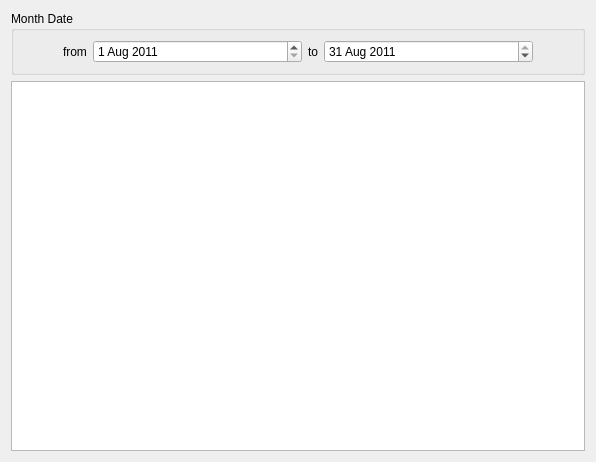
<?xml version="1.0" encoding="UTF-8"?>
<ui version="4.0">
 <class>NewSalary</class>
 <widget class="QDialog" name="NewSalary">
  <property name="geometry">
   <rect>
    <x>0</x>
    <y>0</y>
    <width>596</width>
    <height>462</height>
   </rect>
  </property>
  <property name="windowTitle">
   <string>New Month</string>
  </property>
  <layout class="QVBoxLayout" name="verticalLayout_3">
   <item>
    <layout class="QVBoxLayout" name="verticalLayout_2">
     <item>
      <widget class="QGroupBox" name="sss">
       <property name="title">
        <string>Month Date</string>
       </property>
       <layout class="QVBoxLayout" name="verticalLayout">
        <item>
         <layout class="QHBoxLayout" name="horizontalLayout" stretch="0,0,1,0,1,0">
          <item>
           <spacer name="horizontalSpacer">
            <property name="orientation">
             <enum>Qt::Horizontal</enum>
            </property>
            <property name="sizeHint" stdset="0">
             <size>
              <width>40</width>
              <height>20</height>
             </size>
            </property>
           </spacer>
          </item>
          <item>
           <widget class="QLabel" name="label">
            <property name="text">
             <string>from</string>
            </property>
           </widget>
          </item>
          <item>
           <widget class="QDateEdit" name="dFromDate">
            <property name="date">
             <date>
              <year>2011</year>
              <month>8</month>
              <day>1</day>
             </date>
            </property>
            <property name="calendarPopup">
             <bool>false</bool>
            </property>
           </widget>
          </item>
          <item>
           <widget class="QLabel" name="label_2">
            <property name="text">
             <string>to</string>
            </property>
           </widget>
          </item>
          <item>
           <widget class="QDateEdit" name="dToDate">
            <property name="date">
             <date>
              <year>2011</year>
              <month>8</month>
              <day>31</day>
             </date>
            </property>
            <property name="calendarPopup">
             <bool>false</bool>
            </property>
           </widget>
          </item>
          <item>
           <spacer name="horizontalSpacer_2">
            <property name="orientation">
             <enum>Qt::Horizontal</enum>
            </property>
            <property name="sizeHint" stdset="0">
             <size>
              <width>40</width>
              <height>20</height>
             </size>
            </property>
           </spacer>
          </item>
         </layout>
        </item>
       </layout>
      </widget>
     </item>
     <item>
      <widget class="QTableWidget" name="tableWidget">
       <property name="sortingEnabled">
        <bool>true</bool>
       </property>
       <attribute name="horizontalHeaderDefaultSectionSize">
        <number>130</number>
       </attribute>
       <attribute name="horizontalHeaderStretchLastSection">
        <bool>true</bool>
       </attribute>
      </widget>
     </item>
    </layout>
   </item>
  </layout>
 </widget>
 <resources/>
 <connections/>
</ui>
